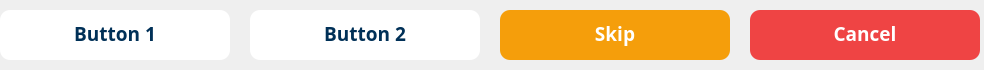
<?xml version="1.0" encoding="UTF-8"?>
<ui version="4.0">
 <class>BottomNavAutoWidget</class>
 <widget class="QWidget" name="BottomNavAutoWidget">
  <property name="geometry">
   <rect>
    <x>0</x>
    <y>0</y>
    <width>984</width>
    <height>70</height>
   </rect>
  </property>
  <property name="minimumSize">
   <size>
    <width>0</width>
    <height>70</height>
   </size>
  </property>
  <property name="maximumSize">
   <size>
    <width>16777215</width>
    <height>70</height>
   </size>
  </property>
  <property name="windowTitle">
   <string>Bottom Navigation Auto Widget</string>
  </property>
  <property name="styleSheet">
   <string notr="true">font-family: 'Poppins', 'Noto Sans Thai';</string>
  </property>
  <layout class="QHBoxLayout" name="mainLayout">
   <property name="spacing">
    <number>20</number>
   </property>
   <property name="leftMargin">
    <number>0</number>
   </property>
   <property name="topMargin">
    <number>0</number>
   </property>
   <property name="rightMargin">
    <number>0</number>
   </property>
   <property name="bottomMargin">
    <number>0</number>
   </property>
   <item>
    <widget class="QPushButton" name="obtn_button1">
     <property name="minimumSize">
      <size>
       <width>230</width>
       <height>50</height>
      </size>
     </property>
     <property name="maximumSize">
      <size>
       <width>230</width>
       <height>50</height>
      </size>
     </property>
     <property name="font">
      <font>
       <family>Noto Sans Thai</family>
       <pointsize>14</pointsize>
       <weight>75</weight>
       <bold>true</bold>
      </font>
     </property>
     <property name="styleSheet">
      <string notr="true">QPushButton {
	background-color: white;
	border: none;
	border-radius: 10px;
	color: #003057;
	font-family: 'Noto Sans Thai';
	font-weight: bold;
}
QPushButton:pressed {
	background-color: #E3F2FD;
}</string>
     </property>
     <property name="text">
      <string>Button 1</string>
     </property>
    </widget>
   </item>
   <item>
    <widget class="QPushButton" name="obtn_button2">
     <property name="minimumSize">
      <size>
       <width>230</width>
       <height>50</height>
      </size>
     </property>
     <property name="maximumSize">
      <size>
       <width>230</width>
       <height>50</height>
      </size>
     </property>
     <property name="font">
      <font>
       <family>Noto Sans Thai</family>
       <pointsize>14</pointsize>
       <weight>75</weight>
       <bold>true</bold>
      </font>
     </property>
     <property name="styleSheet">
      <string notr="true">QPushButton {
	background-color: white;
	border: none;
	border-radius: 10px;
	color: #003057;
	font-family: 'Noto Sans Thai';
	font-weight: bold;
}
QPushButton:pressed {
	background-color: #E3F2FD;
}</string>
     </property>
     <property name="text">
      <string>Button 2</string>
     </property>
    </widget>
   </item>
   <item>
    <widget class="QPushButton" name="obtn_button3">
     <property name="minimumSize">
      <size>
       <width>230</width>
       <height>50</height>
      </size>
     </property>
     <property name="maximumSize">
      <size>
       <width>230</width>
       <height>50</height>
      </size>
     </property>
     <property name="font">
      <font>
       <family>Noto Sans Thai</family>
       <pointsize>14</pointsize>
       <weight>75</weight>
       <bold>true</bold>
      </font>
     </property>
     <property name="styleSheet">
      <string notr="true">QPushButton {
	background-color: #F59E0B;
	border: none;
	border-radius: 10px;
	color: white;
	font-family: 'Noto Sans Thai';
	font-weight: bold;
}
QPushButton:pressed {
	background-color: #D97706;
}</string>
     </property>
     <property name="text">
      <string>Skip</string>
     </property>
    </widget>
   </item>
   <item>
    <widget class="QPushButton" name="obtn_button4">
     <property name="minimumSize">
      <size>
       <width>230</width>
       <height>50</height>
      </size>
     </property>
     <property name="maximumSize">
      <size>
       <width>230</width>
       <height>50</height>
      </size>
     </property>
     <property name="font">
      <font>
       <family>Noto Sans Thai</family>
       <pointsize>14</pointsize>
       <weight>75</weight>
       <bold>true</bold>
      </font>
     </property>
     <property name="styleSheet">
      <string notr="true">QPushButton {
	background-color: #EF4444;
	border: none;
	border-radius: 10px;
	color: white;
	font-family: 'Noto Sans Thai';
	font-weight: bold;
}
QPushButton:pressed {
	background-color: #DC2626;
}</string>
     </property>
     <property name="text">
      <string>Cancel</string>
     </property>
    </widget>
   </item>
  </layout>
 </widget>
 <resources/>
 <connections/>
</ui>
